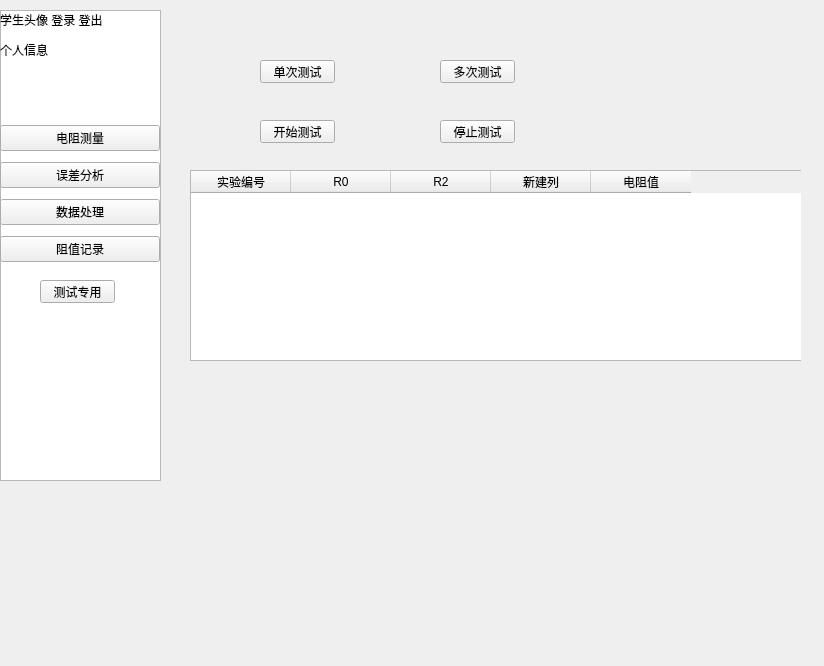
<?xml version="1.0" encoding="UTF-8"?>
<ui version="4.0">
 <class>Form</class>
 <widget class="QWidget" name="Form">
  <property name="geometry">
   <rect>
    <x>0</x>
    <y>0</y>
    <width>824</width>
    <height>666</height>
   </rect>
  </property>
  <property name="windowTitle">
   <string>Form</string>
  </property>
  <widget class="QListView" name="listView">
   <property name="geometry">
    <rect>
     <x>0</x>
     <y>10</y>
     <width>161</width>
     <height>471</height>
    </rect>
   </property>
  </widget>
  <widget class="QWidget" name="verticalLayoutWidget">
   <property name="geometry">
    <rect>
     <x>0</x>
     <y>120</y>
     <width>160</width>
     <height>151</height>
    </rect>
   </property>
   <layout class="QVBoxLayout" name="verticalLayout">
    <item>
     <widget class="QPushButton" name="pushButton_2">
      <property name="text">
       <string>电阻测量</string>
      </property>
     </widget>
    </item>
    <item>
     <widget class="QPushButton" name="pushButton">
      <property name="text">
       <string>误差分析</string>
      </property>
     </widget>
    </item>
    <item>
     <widget class="QPushButton" name="pushButton_18">
      <property name="text">
       <string>数据处理</string>
      </property>
     </widget>
    </item>
    <item>
     <widget class="QPushButton" name="pushButton_3">
      <property name="text">
       <string>阻值记录</string>
      </property>
     </widget>
    </item>
   </layout>
  </widget>
  <widget class="QPushButton" name="pushButton_4">
   <property name="geometry">
    <rect>
     <x>40</x>
     <y>280</y>
     <width>75</width>
     <height>23</height>
    </rect>
   </property>
   <property name="text">
    <string>测试专用</string>
   </property>
  </widget>
  <widget class="QStackedWidget" name="stackedWidget">
   <property name="geometry">
    <rect>
     <x>170</x>
     <y>20</y>
     <width>631</width>
     <height>501</height>
    </rect>
   </property>
   <property name="currentIndex">
    <number>1</number>
   </property>
   <widget class="QWidget" name="studentInformation">
    <widget class="QLabel" name="label_3">
     <property name="geometry">
      <rect>
       <x>90</x>
       <y>50</y>
       <width>161</width>
       <height>151</height>
      </rect>
     </property>
     <property name="text">
      <string>&lt;html&gt;&lt;head/&gt;&lt;body&gt;&lt;p&gt;账号&lt;/p&gt;&lt;p&gt;姓名&lt;/p&gt;&lt;p&gt;学号&lt;/p&gt;&lt;p&gt;密码&lt;/p&gt;&lt;p&gt;修改密码&lt;/p&gt;&lt;p&gt;&lt;br/&gt;&lt;/p&gt;&lt;/body&gt;&lt;/html&gt;</string>
     </property>
    </widget>
   </widget>
   <widget class="QWidget" name="page_2">
    <widget class="QPushButton" name="pushButton_5">
     <property name="geometry">
      <rect>
       <x>90</x>
       <y>40</y>
       <width>75</width>
       <height>23</height>
      </rect>
     </property>
     <property name="text">
      <string>单次测试</string>
     </property>
    </widget>
    <widget class="QPushButton" name="pushButton_7">
     <property name="geometry">
      <rect>
       <x>270</x>
       <y>40</y>
       <width>75</width>
       <height>23</height>
      </rect>
     </property>
     <property name="text">
      <string>多次测试</string>
     </property>
    </widget>
    <widget class="QTableWidget" name="tableWidget">
     <property name="geometry">
      <rect>
       <x>20</x>
       <y>150</y>
       <width>621</width>
       <height>191</height>
      </rect>
     </property>
     <column>
      <property name="text">
       <string>实验编号</string>
      </property>
     </column>
     <column>
      <property name="text">
       <string>R0</string>
      </property>
     </column>
     <column>
      <property name="text">
       <string>R2</string>
      </property>
     </column>
     <column>
      <property name="text">
       <string>新建列</string>
      </property>
     </column>
     <column>
      <property name="text">
       <string>电阻值</string>
      </property>
     </column>
    </widget>
    <widget class="QPushButton" name="pushButton_8">
     <property name="geometry">
      <rect>
       <x>90</x>
       <y>100</y>
       <width>75</width>
       <height>23</height>
      </rect>
     </property>
     <property name="text">
      <string>开始测试</string>
     </property>
    </widget>
    <widget class="QPushButton" name="pushButton_9">
     <property name="geometry">
      <rect>
       <x>270</x>
       <y>100</y>
       <width>75</width>
       <height>23</height>
      </rect>
     </property>
     <property name="text">
      <string>停止测试</string>
     </property>
    </widget>
   </widget>
   <widget class="QWidget" name="anlysis">
    <widget class="QLabel" name="label_2">
     <property name="geometry">
      <rect>
       <x>280</x>
       <y>30</y>
       <width>54</width>
       <height>12</height>
      </rect>
     </property>
     <property name="text">
      <string>误差分析</string>
     </property>
    </widget>
    <widget class="QLabel" name="label_5">
     <property name="geometry">
      <rect>
       <x>20</x>
       <y>60</y>
       <width>81</width>
       <height>16</height>
      </rect>
     </property>
     <property name="text">
      <string>电流计分析</string>
     </property>
    </widget>
    <widget class="QLabel" name="label_6">
     <property name="geometry">
      <rect>
       <x>20</x>
       <y>160</y>
       <width>81</width>
       <height>16</height>
      </rect>
     </property>
     <property name="text">
      <string>桥臂分析</string>
     </property>
    </widget>
    <widget class="QLabel" name="label_7">
     <property name="geometry">
      <rect>
       <x>20</x>
       <y>250</y>
       <width>81</width>
       <height>16</height>
      </rect>
     </property>
     <property name="text">
      <string>电源分析</string>
     </property>
    </widget>
   </widget>
   <widget class="QWidget" name="data">
    <widget class="QTableWidget" name="tableWidget_5">
     <property name="geometry">
      <rect>
       <x>0</x>
       <y>20</y>
       <width>461</width>
       <height>191</height>
      </rect>
     </property>
     <column>
      <property name="text">
       <string>实验编号</string>
      </property>
     </column>
     <column>
      <property name="text">
       <string>R0</string>
      </property>
     </column>
     <column>
      <property name="text">
       <string>R2</string>
      </property>
     </column>
     <column>
      <property name="text">
       <string>新建列</string>
      </property>
     </column>
     <column>
      <property name="text">
       <string>电阻值</string>
      </property>
     </column>
    </widget>
    <widget class="QLabel" name="label_13">
     <property name="geometry">
      <rect>
       <x>500</x>
       <y>30</y>
       <width>54</width>
       <height>12</height>
      </rect>
     </property>
     <property name="text">
      <string>均值</string>
     </property>
    </widget>
    <widget class="QLabel" name="label_14">
     <property name="geometry">
      <rect>
       <x>500</x>
       <y>90</y>
       <width>54</width>
       <height>12</height>
      </rect>
     </property>
     <property name="text">
      <string>方差</string>
     </property>
    </widget>
    <widget class="QLabel" name="label_15">
     <property name="geometry">
      <rect>
       <x>500</x>
       <y>150</y>
       <width>54</width>
       <height>12</height>
      </rect>
     </property>
     <property name="text">
      <string>标准差</string>
     </property>
    </widget>
    <widget class="QCustomPlot" name="customPlot" native="true">
     <property name="geometry">
      <rect>
       <x>30</x>
       <y>250</y>
       <width>501</width>
       <height>181</height>
      </rect>
     </property>
    </widget>
   </widget>
   <widget class="QWidget" name="note">
    <widget class="QPushButton" name="pushButton_10">
     <property name="geometry">
      <rect>
       <x>510</x>
       <y>60</y>
       <width>75</width>
       <height>23</height>
      </rect>
     </property>
     <property name="text">
      <string>删除</string>
     </property>
    </widget>
    <widget class="QPushButton" name="pushButton_11">
     <property name="geometry">
      <rect>
       <x>510</x>
       <y>90</y>
       <width>75</width>
       <height>23</height>
      </rect>
     </property>
     <property name="text">
      <string>清空</string>
     </property>
    </widget>
    <widget class="QTableWidget" name="tableWidget_2">
     <property name="geometry">
      <rect>
       <x>10</x>
       <y>10</y>
       <width>511</width>
       <height>441</height>
      </rect>
     </property>
     <column>
      <property name="text">
       <string>实验编号</string>
      </property>
     </column>
     <column>
      <property name="text">
       <string>R0</string>
      </property>
     </column>
     <column>
      <property name="text">
       <string>R2</string>
      </property>
     </column>
     <column>
      <property name="text">
       <string>新建列</string>
      </property>
     </column>
     <column>
      <property name="text">
       <string>电阻值</string>
      </property>
     </column>
    </widget>
   </widget>
   <widget class="QWidget" name="page_6"/>
   <widget class="QWidget" name="page_5"/>
   <widget class="QWidget" name="page"/>
   <widget class="QWidget" name="test"/>
  </widget>
  <widget class="QLabel" name="label">
   <property name="geometry">
    <rect>
     <x>0</x>
     <y>10</y>
     <width>151</width>
     <height>91</height>
    </rect>
   </property>
   <property name="lineWidth">
    <number>8</number>
   </property>
   <property name="text">
    <string>&lt;html&gt;&lt;head/&gt;&lt;body&gt;&lt;p&gt;学生头像  登录 登出&lt;/p&gt;&lt;p&gt;个人信息&lt;/p&gt;&lt;p&gt;&lt;br/&gt;&lt;/p&gt;&lt;/body&gt;&lt;/html&gt;</string>
   </property>
  </widget>
 </widget>
 <customwidgets>
  <customwidget>
   <class>QCustomPlot</class>
   <extends>QWidget</extends>
   <header location="global">qcustomplot.h</header>
   <container>1</container>
  </customwidget>
 </customwidgets>
 <resources/>
 <connections/>
</ui>
